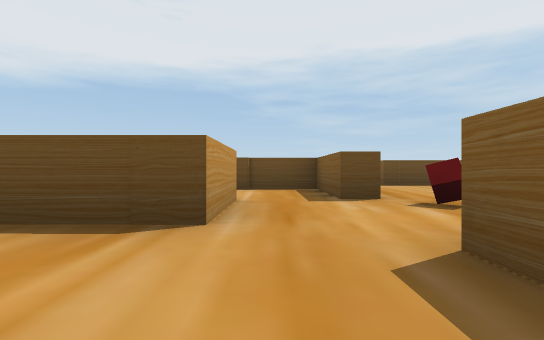
view 1 (above)

17 first-person views from a walk through a scene from a Unity 3-D project. The camera is 0.36 m above the floor, looks level and sees 90° across. The floor is counted in squares, 1 m on a side. Each view is taken from the middle of a square. On the plan, view 1 faces up. The plan holds only what a view shows up to about 9 squares ahead; the rest is blank. The place goes on beyond the plan. The player character is not drawn.

view 2
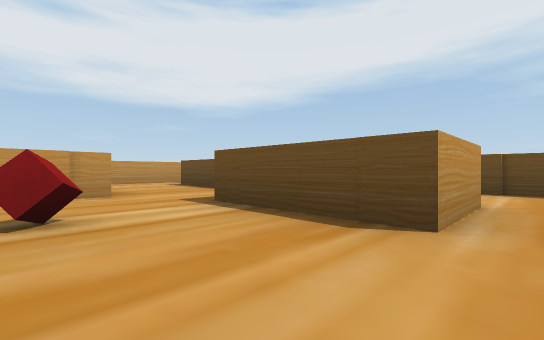

view 3
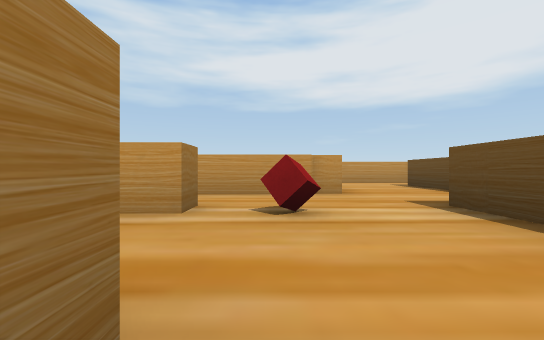

view 4
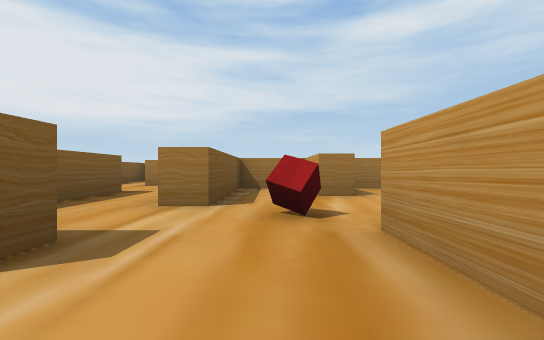

view 5
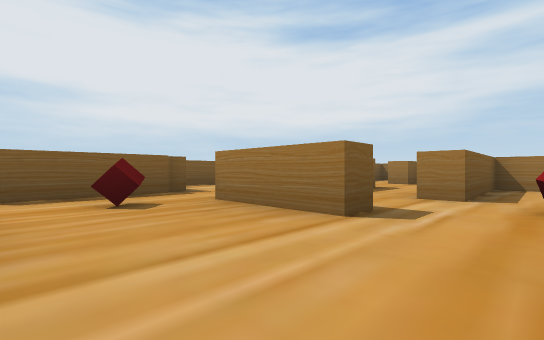

view 6
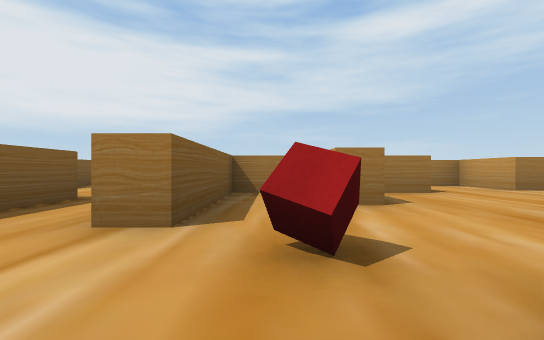

view 7
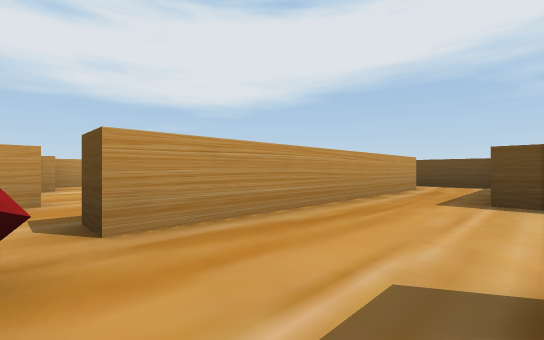

view 8
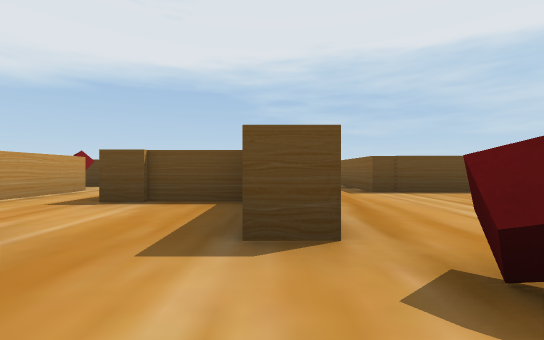

view 9
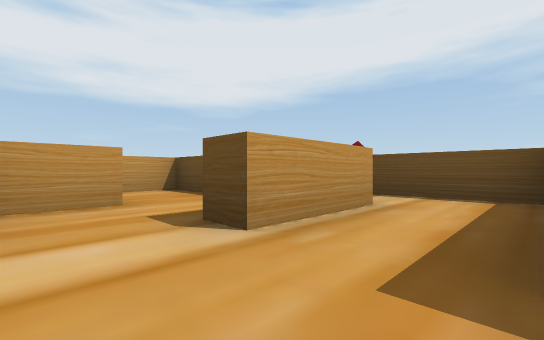

view 10
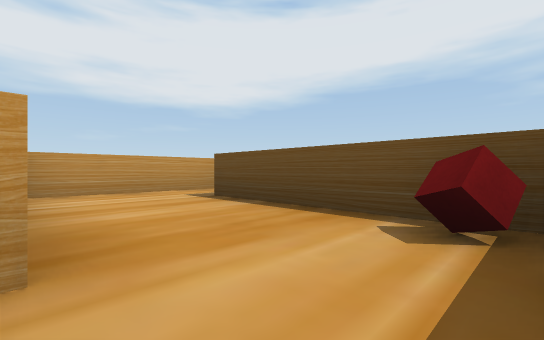

view 11
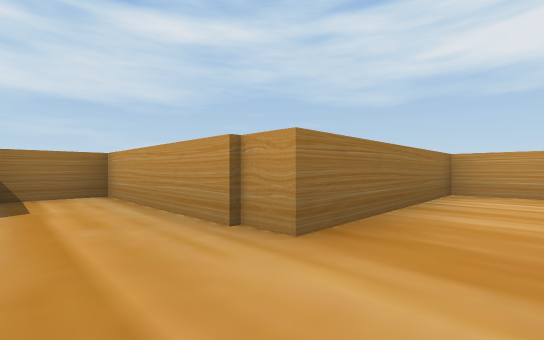

view 12
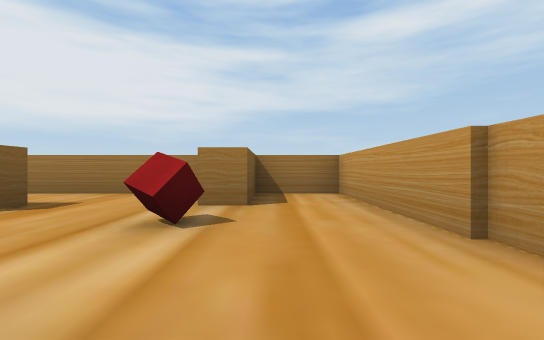

view 13
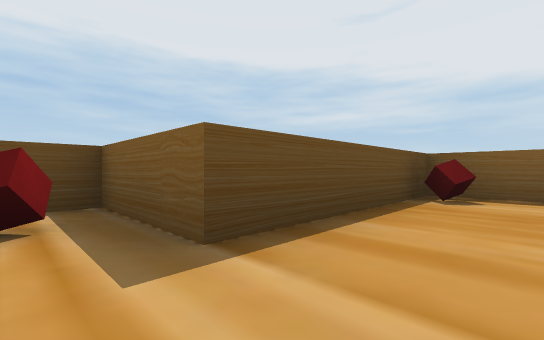

view 14
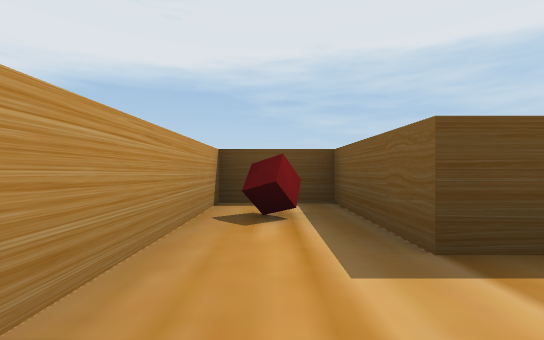

view 15
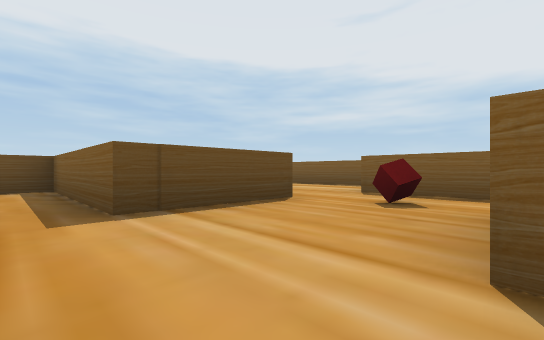

view 16
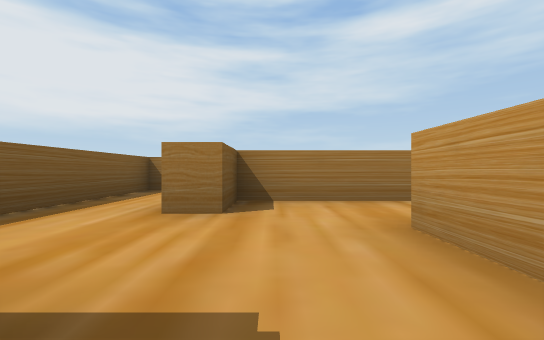

view 17
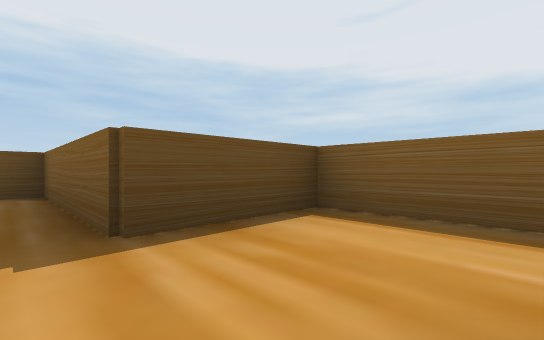

### Floor plan
Points are (right, up) in squares from view 1. A wall is a line through its corners. A room is listed if a view was taken in it or the views show most of it. See-through windows are left out.
Room 1 (views 1, 2, 3, 6, 7, 8, 10, 15)
walls: (-0.9, 1.8) (-2.2, 1.8); (-0.5, -0.3) (2.6, -0.3) (2.6, 2.3) (3.2, 2.3); (1.4, 4.6) (1.4, 3.4) (0.9, 3.4) (0.9, 5) (-1, 5); (-4, 1.1) (-4, -2.2) (0.8, -2.2); (3.1, 3.6) (3.1, 4.1); (4.4, 2.6) (4.4, 3.6) (4, 3.6)
ways out: opening at (2.5, 4) to room 2; opening at (-1, 3.5) to room 3; opening at (-3, 2) to room 4; opening at (4, 3) to room 5
objects: other object (-2, -1); red cube (-2, 0); other object (1, 0) to (1, 1); red cube (2, 3)
Room 2 (views 4, 5)
walls: (1.4, 6.6) (1.4, 4.6); (3.1, 4.1) (4.9, 4.1); (4.9, 6.4) (2.6, 6.4); (6.2, 4) (6.2, 6.1)
ways out: opening at (2.5, 4) to room 1; opening at (2, 7.5) to room 6
objects: red cube (5, 5)
Room 3 (view 9)
walls: (-1, 8) (-3.1, 8)
ways out: opening at (-1, 3.5) to room 1; opening at (-3, 2) to room 4
objects: other object (-4, 4) to (-4, 5); red cube (-3, 3); other object (-3, 5) to (-2, 6); other object (-3, 7); other object (-2, 3); other object (-1, 3)
Room 4 (views 11, 12, 13, 14)
walls: (-3.4, 3.2) (-6.3, 3.2) (-6.3, 5) (-7.6, 5) (-7.6, 1.1) (-4, 1.1)
ways out: opening at (-3, 2) to room 1; opening at (-3, 2) to room 3
objects: red cube (-7, 4)
Room 5 (views 16, 17)
walls: (3.1, 0.2) (3.1, -0.8); (2.4, -2.2) (4.5, -2.2); (6.2, -3.9) (6.2, 0.6) (4.4, 0.6) (4.4, 2.6)
ways out: opening at (4, 3) to room 1
objects: other object (5, -3) to (5, -1)
Room 6 (no view inside)
walls: (1.4, 8.5) (1.4, 6.6); (2.6, 6.4) (2.6, 9.8) (0.9, 9.8)
ways out: opening at (2, 7.5) to room 2; opening at (1, 9)

Where each view was taken, in squares from view 1:
view 1: 0 up, 0 right, facing up
view 2: 0 up, 0 right, facing up-left
view 3: 0 up, 0 right, facing left
view 4: 5 up, 2 right, facing down
view 5: 6 up, 2 right, facing down-right
view 6: 4 up, 2 right, facing down
view 7: 3 up, 3 right, facing up-left
view 8: 2 up, 1 right, facing up
view 9: 4 up, 1 left, facing up-left
view 10: 1 up, 3 left, facing up-left
view 11: 2 up, 3 left, facing down-left
view 12: 2 up, 3 left, facing down
view 13: 2 up, 7 left, facing up-right
view 14: 2 up, 7 left, facing up
view 15: 4 up, 2 right, facing up-right
view 16: 1 up, 4 right, facing down
view 17: 1 down, 4 right, facing up-right
